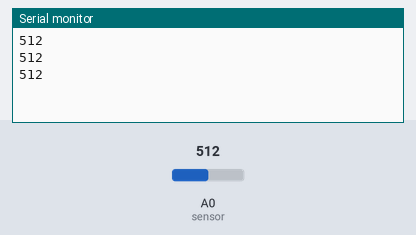
The sketch below on a simulated Arduino Uno, built with avr-gcc and run on an emulated ATmega328P. On the bench: the last lines printed to the serial monitor. The test bench sets the inputs (shaded band); at power-on: A0 (sensor) = 512.

Above: at 1.3 s.
1.4 s: A0 (sensor) set to 716
At 1.9 s:
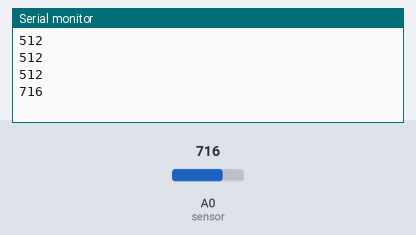
2.9 s: A0 (sensor) set to 900
At 3.4 s:
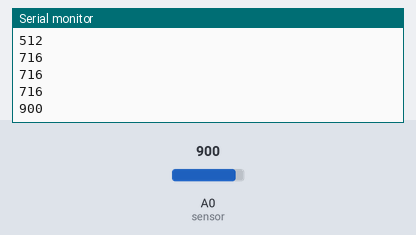
Timing chart, 0 to 5.9 s (numbered marks = the images above; inputs shaded):
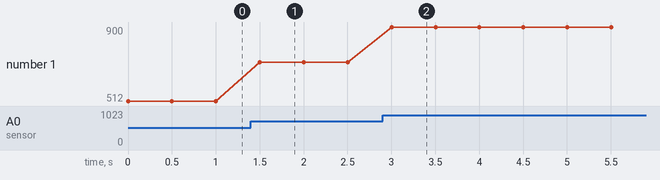

Measured:
- after the input at 1.4 s, the serial monitor: prints a new line after 0.10 s (image 1)
- after the input at 2.9 s, the serial monitor: prints a new line after 0.10 s (image 2)
- plotted number 1: 512 → 716 after the input at 1.4 s, 716 → 900 after the input at 2.9 s

The sketch:

sketch_may16b.ino
```cpp
int sensor= 0;


void setup()
{
  Serial.begin(9600);
}

void loop()
{
int sensorReading = analogRead(sensor);
Serial.println(sensorReading);
delay(500);
}
```
